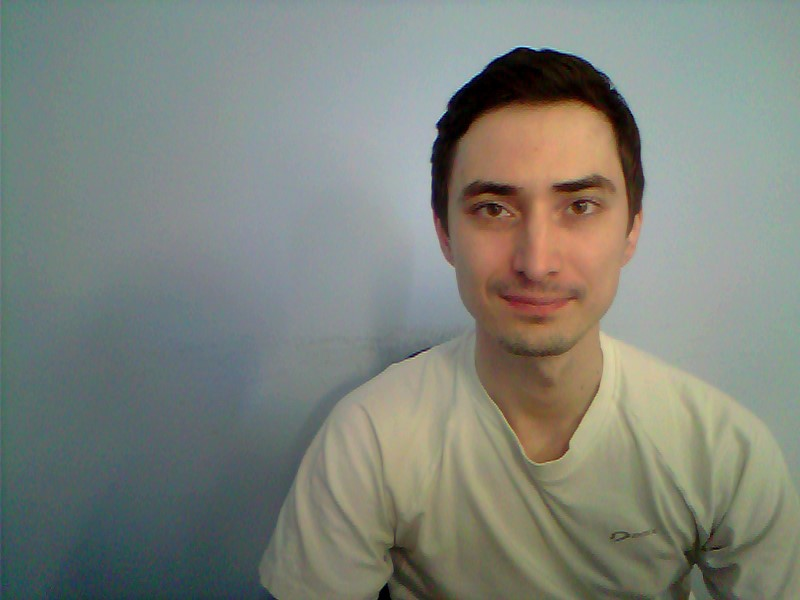
#> input picture messi5.jpg, 800 x 600 px
$ jupyter execute opencv-objectDetection-FaceDetectionUsingHaarCascades.ipynb   (Python 2 division)
#> lines starting #> are read from the running program, lines starting #| are printed output that depends on the picture
### Basics
Object Detection using Haar feature-based cascade classifiers is an effective object detection method proposed by Paul Viola and Michael Jones in their paper, “Rapid Object Detection using a Boosted Cascade of Simple Features” in 2001. It is a machine learning based approach where a cascade function is trained from a lot of positive and negative images. It is then used to detect objects in other images.

Here we will work with face detection. Initially, the algorithm needs a lot of positive images (images of faces) and negative images (images without faces) to train the classifier. Then we need to extract features from it. For this, haar features shown in below image are used. They are just like our convolutional kernel. **Each feature is a single** value obtained by subtracting sum of pixels under white rectangle from sum of pixels under black rectangle.

Now all possible sizes and locations of each kernel is used to calculate plenty of features. (Just imagine how much computation it needs? Even a 24x24 window results over 160000 features). For each feature calculation, we need to find sum of pixels under white and black rectangles. To solve this, they introduced the integral images. It simplifies calculation of sum of pixels, how large may be the number of pixels, to an operation involving just four pixels. Nice, isn’t it? It makes things super-fast.

But among all these features we calculated, most of them are irrelevant. For example, consider the image below. Top row shows two good features. The first feature selected seems to focus on the property that the region of the eyes is often darker than the region of the nose and cheeks. The second feature selected relies on the property that the eyes are darker than the bridge of the nose. But the same windows applying on cheeks or any other place is irrelevant. So how do we select the best features out of 160000+ features? It is achieved by **Adaboost**.

For this, we apply each and every feature on all the training images. For each feature, it finds the best threshold which will classify the faces to positive and negative. But obviously, there will be errors or misclassifications. We select the features with minimum error rate, which means they are the features that best classifies the face and non-face images. (The process is not as simple as this. Each image is given an equal weight in the beginning. After each classification, weights of misclassified images are increased. Then again same process is done. New error rates are calculated. Also new weights. The process is continued until required accuracy or error rate is achieved or required number of features are found).

Final classifier is a weighted sum of these weak classifiers. It is called weak because it alone can’t classify the image, but together with others forms a strong classifier. The paper says even 200 features provide detection with 95% accuracy. Their final setup had around 6000 features. (Imagine a reduction from 160000+ features to 6000 features. That is a big gain).

So now you take an image. Take each 24x24 window. Apply 6000 features to it. Check if it is face or not. Wow.. Wow.. Isn’t it a little inefficient and time consuming? Yes, it is. Authors have a good solution for that.

In an image, most of the image region is non-face region. So it is a better idea to have a simple method to check if a window is not a face region. If it is not, discard it in a single shot. Don’t process it again. Instead focus on region where there can be a face. This way, we can find more time to check a possible face region.

For this they introduced the concept of **Cascade of Classifiers**. Instead of applying all the 6000 features on a window, group the features into different stages of classifiers and apply one-by-one. (Normally first few stages will contain very less number of features). If a window fails the first stage, discard it. We don’t consider remaining features on it. If it passes, apply the second stage of features and continue the process. The window which passes all stages is a face region. How is the plan !!!

Authors’ detector had 6000+ features with 38 stages with 1, 10, 25, 25 and 50 features in first five stages. (Two features in the above image is actually obtained as the best two features from Adaboost). According to authors, on an average, 10 features out of 6000+ are evaluated per sub-window.

So this is a simple intuitive explanation of how Viola-Jones face detection works. Read paper for more details or check out the references in Additional Resources section.

### Haar-cascade Detection in OpenCV

OpenCV comes with a trainer as well as detector. If you want to train your own classifier for any object like car, planes etc. you can use OpenCV to create one. Its full details are given here: [Cascade Classifier Training](http://docs.opencv.org/doc/user_guide/ug_traincascade.html).

Here we will deal with detection. OpenCV already contains many pre-trained classifiers for face, eyes, smile etc. Those XML files are stored in opencv/data/haarcascades/ folder. Let’s create face and eye detector with OpenCV.

[cell 1]
import numpy as np
import cv2

face_cascade = cv2.CascadeClassifier('data/haarcascades/haarcascade_frontalface_default.xml')
eye_cascade = cv2.CascadeClassifier('data/haarcascades/haarcascade_eye.xml')

img = cv2.imread('messi5.jpg')
#> img is the input picture: shape (600, 800, 3); mean B, G, R 123, 131.4, 126.9
gray = cv2.cvtColor(img, cv2.COLOR_BGR2GRAY)
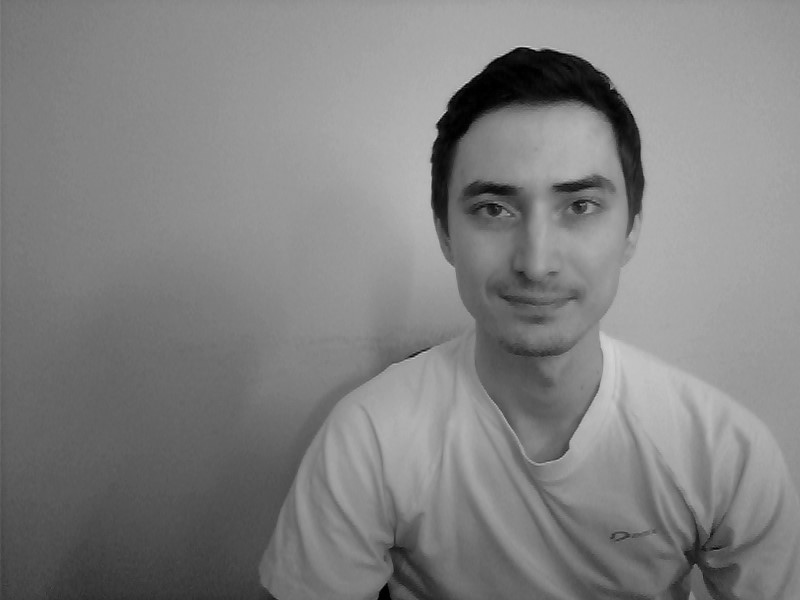
#> gray: shape (600, 800); min 0, max 216, mean 129.1

Now we find the faces in the image. If faces are found, it returns the positions of detected faces as Rect(x,y,w,h). Once we get these locations, we can create a ROI for the face and apply eye detection on this ROI (since eyes are always on the face !!! ).

[cell 2]
faces = face_cascade.detectMultiScale(gray, 1.2, 5)
#> faces = [[413, 109, 251, 251]]
print faces
#| [[413 109 251 251]]
for (x,y,w,h) in faces:
    print x, y, x+w, y+h
#     img = cv2.rectangle(img,(x,y),(x+w,y+h),(255,0,0),2)
    roi_gray = gray[y:y+h, x:x+w]
    roi_color = img[y:y+h, x:x+w]
    eyes = eye_cascade.detectMultiScale(roi_gray)
    for (ex,ey,ew,eh) in eyes:
        print ex
#> this loop made 1 pass
#> (x, y, w, h, eyes) on pass 1: (413, 109, 251, 251, [[140, 72, 51, 51], [49, 72, 57, 57]])
#| 413 109 664 360
#| 140
#| 49
#> pass 1, `roi_gray = gray[y:y+h, x:x+w]`:
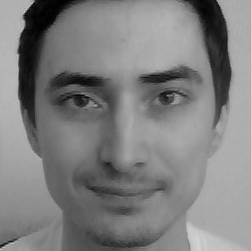
#> roi_gray: shape (251, 251); min 0, max 210, mean 126.6
#> pass 1, `roi_color = img[y:y+h, x:x+w]`:
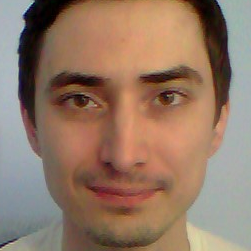
#> roi_color: shape (251, 251, 3); mean B, G, R 101.8, 120.6, 148
#         cv2.rectangle(roi_color,(ex,ey),(ex+ew,ey+eh),(0,255,0),2)

cv2.imshow('img',img)
cv2.waitKey(0)
cv2.destroyAllWindows()
